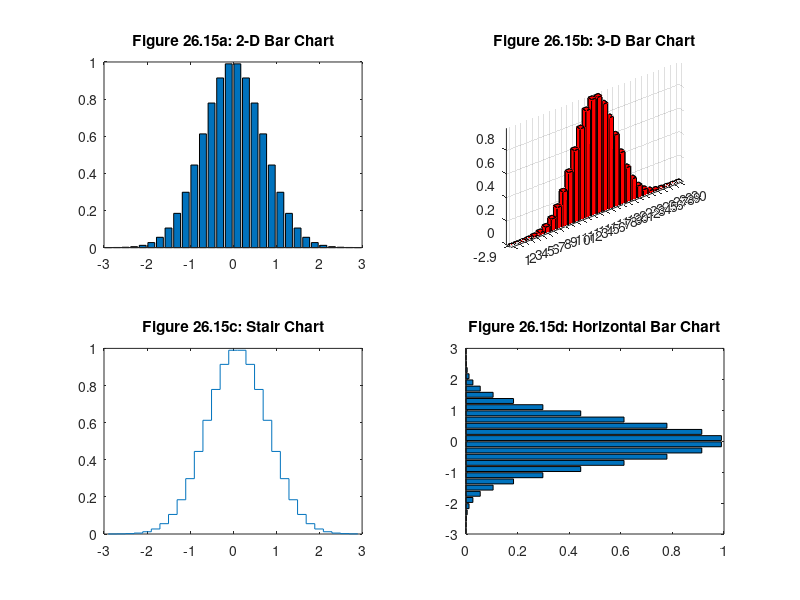

Source code (MATLAB):
% mm2615.m
x = -2.9:0.2:2.9;
y = exp(-x.*x);
subplot(2,2,1)
bar(x,y)
title('Figure 26.15a: 2-D Bar Chart')
subplot(2,2,2)
bar3(x,y,'r')
title('Figure 26.15b: 3-D Bar Chart')
subplot(2,2,3)
stairs(x,y)
title('Figure 26.15c: Stair Chart')
subplot(2,2,4)
barh(x,y)
title('Figure 26.15d: Horizontal Bar Chart')
set(gcf,'Renderer','painters')
